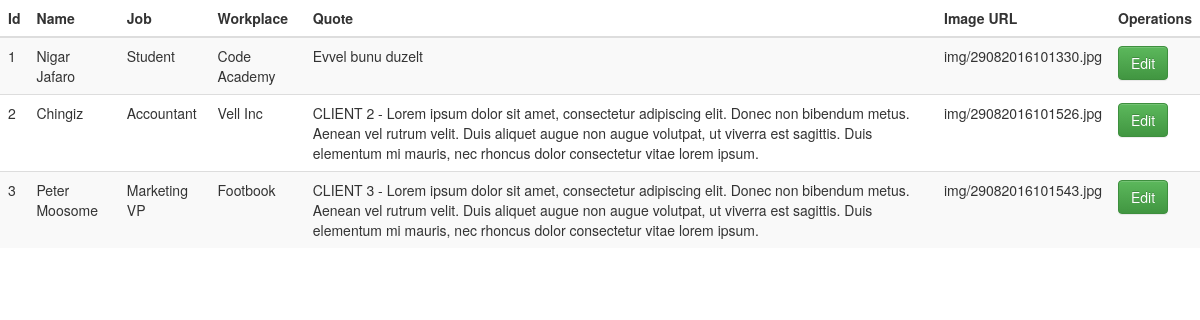
Screenshot of /php/quote.php (signed in) with the database file from the repository.
### tables this page shows
CREATE TABLE `quote` (
  `id` int(11) NOT NULL,
  `name` varchar(25) NOT NULL,
  `job` varchar(25) NOT NULL,
  `workplace` varchar(25) NOT NULL,
  `quote` varchar(450) NOT NULL,
  `img` varchar(50) NOT NULL
);

### php/quote.php (the view, shortened to what this page needs)
<?php
if($_SESSION["login"]){
?>
<!DOCTYPE html>
<html>
	<head>
		<link rel="stylesheet" href="../assets/css/bootstrap.css">
   	<link rel="stylesheet" href="../assets/css/bootstrap-theme.css">
	</head>
	<body>
		<table class="table table-striped">
			<thead>
			<tr>
				<th>Id</th>
				<th>Name</th>
				<th>Job</th>
				<th>Workplace</th>
				<th>Quote</th>
				<th>Image URL</th>
				<th>Operations</th>
			</tr>
			</thead>
			<tbody>
			<?php
				include "db.php";
				$query=("SELECT * FROM quote");
				$sendQuery=mysqli_query($db_con,$query);
				while($row=mysqli_fetch_assoc($sendQuery)){
					echo "<tr>";
					foreach($row as $key => $value){
						echo "<td>".$value."</td>";
					}
					$id=$row['id']; ?>
					<td>
						<a class='btn btn-success' href='editquote.php?id=<?= $id ?>'>Edit</a>
					</td>
					<?php echo "</tr>";
				}
			?>
			</tbody>
		</table>
	</body>
</html>
<?php
}else{
	header("Location:admin.php");
}
	?>

### rows the page displays
quote: id "1", name "Nigar Jafaro", job "Student", workplace "Code Academy", quote "Evvel bunu duzelt", img "img/29082016101330.jpg"
quote: id "2", name "Chingiz", job "Accountant", workplace "Vell Inc", quote "CLIENT 2 - Lorem ipsum dolor sit amet, consectetur adipiscing elit. Donec non bibendum metus. Aenean vel rutrum velit. Duis aliquet augue non augue volutpat, ut viverra est sagittis. Duis elementum mi mauris, nec rhoncus dolor consectetur vitae lorem ipsum.", img "img/29082016101526.jpg"
quote: id "3", name "Peter Moosome", job "Marketing VP", workplace "Footbook", quote "CLIENT 3 - Lorem ipsum dolor sit amet, consectetur adipiscing elit. Donec non bibendum metus. Aenean vel rutrum velit. Duis aliquet augue non augue volutpat, ut viverra est sagittis. Duis elementum mi mauris, nec rhoncus dolor consectetur vitae lorem ipsum.", img "img/29082016101543.jpg"
